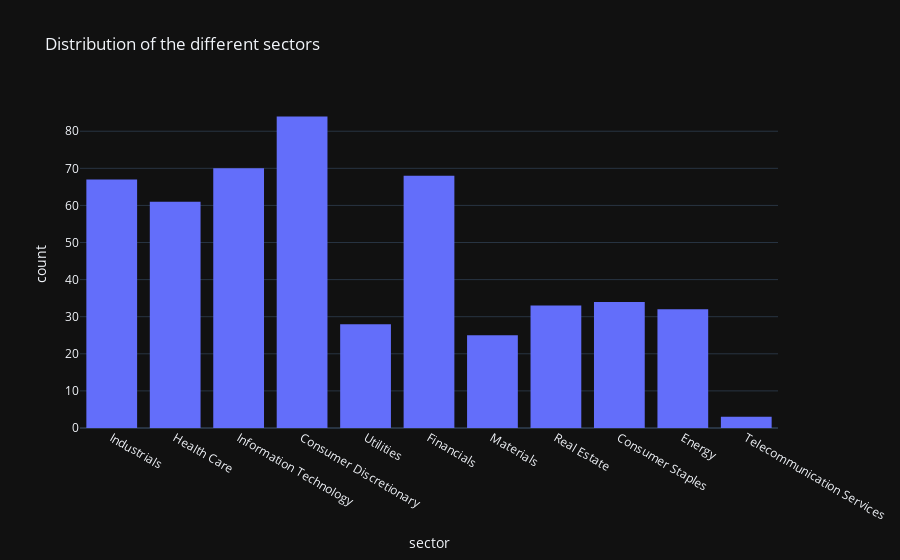

Notebook source saved alongside this figure:
### Code cell
from plotly.express import histogram

fig = histogram(df, x='sector', title='Distribution of the different sectors')
fig.show()

### Figure 1 — Plotly figure (JSON) as saved in the notebook; plotly's stock layout.template omitted (floating-point values rounded to 4 significant figures; data arrays with more than 128 entries replaced by an {"elided": "..."} marker saying what was removed)
{"data": [{"alignmentgroup": "True", "bingroup": "x", "hovertemplate": "sector=%{x}<br>count=%{y}<extra></extra>", "legendgroup": "", "marker": {"color": "#636efa", "pattern": {"shape": ""}}, "name": "", "offsetgroup": "", "orientation": "v", "showlegend": false, "type": "histogram", "x": {"elided": "505 str values"}, "xaxis": "x", "yaxis": "y"}], "layout": {"barmode": "relative", "legend": {"tracegroupgap": 0}, "title": {"text": "Distribution of the different sectors"}, "xaxis": {"anchor": "y", "domain": [0, 1], "title": {"text": "sector"}}, "yaxis": {"anchor": "x", "domain": [0, 1], "title": {"text": "count"}}}}
